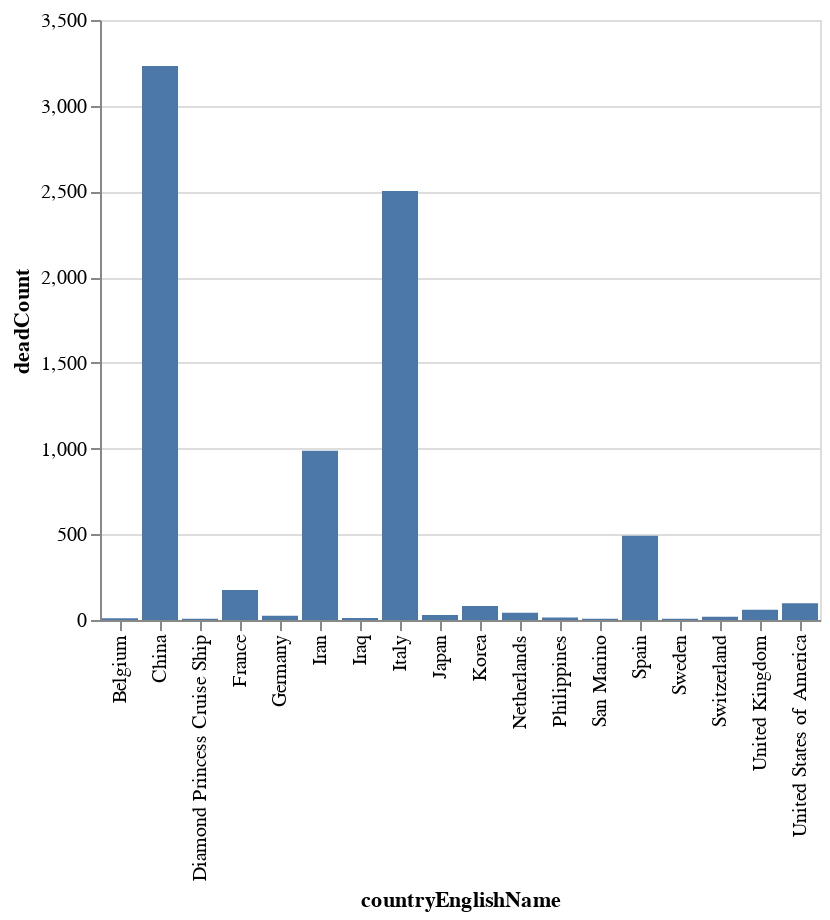

The notebook cell this image was saved under:
### Code cell
Chart(df_high_death_countries).mark_bar().encode(
        x='countryEnglishName',
        y='deadCount')

### Figure 1 — Vega-Lite specification as saved in the notebook (floating-point values rounded to 4 significant figures)
{"config": {"view": {"continuousWidth": 400, "continuousHeight": 300}}, "data": {"name": "data-cbec8e8f98cb0ae1a9d9f7a0eb094c70"}, "mark": "bar", "encoding": {"x": {"type": "nominal", "field": "countryEnglishName"}, "y": {"type": "quantitative", "field": "deadCount"}}, "$schema": "https://vega.github.io/schema/vega-lite/v4.0.2.json", "datasets": {"data-cbec8e8f98cb0ae1a9d9f7a0eb094c70": [{"countryEnglishName": "China", "currentConfirmedCount": 9084, "confirmedCount": 81135, "suspectedCount": 0, "curedCount": 68820, "deadCount": 3231}, {"countryEnglishName": "Italy", "currentConfirmedCount": 26062, "confirmedCount": 31506, "suspectedCount": 0, "curedCount": 2941, "deadCount": 2503}, {"countryEnglishName": "Iran", "currentConfirmedCount": 9792, "confirmedCount": 16169, "suspectedCount": 0, "curedCount": 5389, "deadCount": 988}, {"countryEnglishName": "Spain", "currentConfirmedCount": 9659, "confirmedCount": 11178, "suspectedCount": 0, "curedCount": 1028, "deadCount": 491}, {"countryEnglishName": "France", "currentConfirmedCount": 6953, "confirmedCount": 7730, "suspectedCount": 0, "curedCount": 602, "deadCount": 175}, {"countryEnglishName": "United States of America", "currentConfirmedCount": 5538, "confirmedCount": 5709, "suspectedCount": 0, "curedCount": 74, "deadCount": 97}, {"countryEnglishName": "Korea", "currentConfirmedCount": 6838, "confirmedCount": 8320, "suspectedCount": 0, "curedCount": 1401, "deadCount": 81}, {"countryEnglishName": "United Kingdom", "currentConfirmedCount": 1850, "confirmedCount": 1970, "suspectedCount": 0, "curedCount": 60, "deadCount": 60}, {"countryEnglishName": "Netherlands", "currentConfirmedCount": 1662, "confirmedCount": 1705, "suspectedCount": 0, "curedCount": 0, "deadCount": 43}, {"countryEnglishName": "Japan", "currentConfirmedCount": 694, "confirmedCount": 880, "suspectedCount": 0, "curedCount": 157, "deadCount": 29}, {"countryEnglishName": "Germany", "currentConfirmedCount": 9075, "confirmedCount": 9235, "suspectedCount": 0, "curedCount": 135, "deadCount": 25}, {"countryEnglishName": "Switzerland", "currentConfirmedCount": 2247, "confirmedCount": 2269, "suspectedCount": 0, "curedCount": 3, "deadCount": 19}, {"countryEnglishName": "Philippines", "currentConfirmedCount": 172, "confirmedCount": 187, "suspectedCount": 0, "curedCount": 1, "deadCount": 14}, {"countryEnglishName": "Iraq", "currentConfirmedCount": 102, "confirmedCount": 154, "suspectedCount": 0, "curedCount": 41, "deadCount": 11}, {"countryEnglishName": "Belgium", "currentConfirmedCount": 1232, "confirmedCount": 1243, "suspectedCount": 0, "curedCount": 1, "deadCount": 10}, {"countryEnglishName": "Sweden", "currentConfirmedCount": 1182, "confirmedCount": 1191, "suspectedCount": 0, "curedCount": 1, "deadCount": 8}, {"countryEnglishName": "San Marino", "currentConfirmedCount": 89, "confirmedCount": 98, "suspectedCount": 0, "curedCount": 2, "deadCount": 7}, {"countryEnglishName": "Diamond Princess Cruise Ship", "currentConfirmedCount": 247, "confirmedCount": 712, "suspectedCount": 0, "curedCount": 458, "deadCount": 7}]}}
